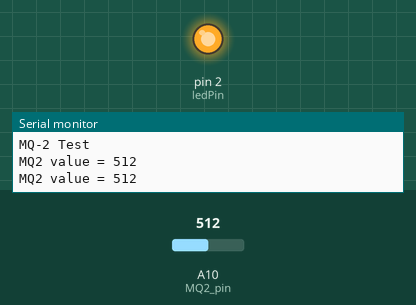
This program was run on a simulated Arduino Mega 2560, built with avr-gcc and run on an emulated ATmega2560. Parts: output pins drawn as LEDs (lit = HIGH), the last lines printed to the serial monitor. The test bench sets the inputs (shaded band); at power-on: A10 (MQ2_pin) = 512.

Above: at 1.8 s.
1.9 s: A10 (MQ2_pin) set to 315
3.4 s: A10 (MQ2_pin) set to 286
At 5.2 s:
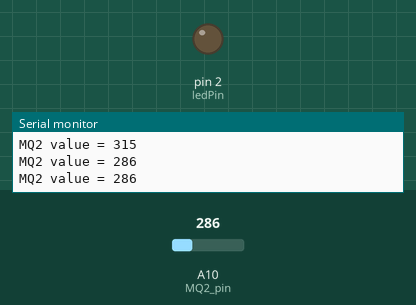
5.5 s: A10 (MQ2_pin) set to 306
At 6.9 s:
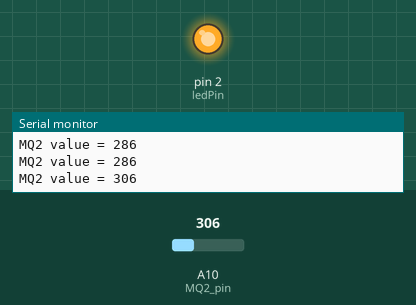
7.5 s: A10 (MQ2_pin) set to 290
At 8.5 s:
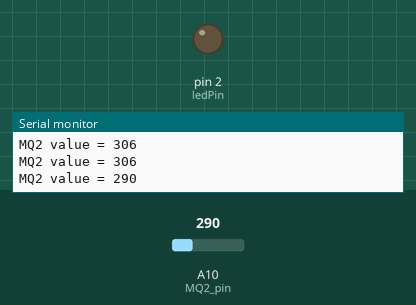
Timing chart, 0 to 10.5 s (numbered marks = the images above; inputs shaded):
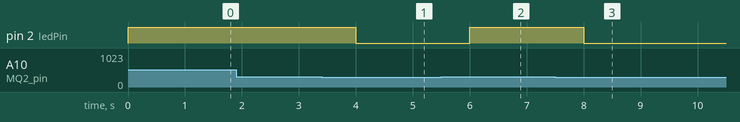

Measured:
- the behaviour switches between 300 and 299 on A10 (MQ2_pin) (found by bisection; images 0 and 1)
- after the input at 3.4 s, pin 2 (ledPin): HIGH → LOW after 0.60 s
- after the input at 5.5 s, pin 2 (ledPin): LOW → HIGH after 0.50 s
- after the input at 7.5 s, pin 2 (ledPin): HIGH → LOW after 0.50 s

The program:

main.cpp
```cpp
#include <Arduino.h>

const int MQ2_pin = A10; // Пин для датчика MQ-2
const int ledPin = 2;      // Пин для светодиода
int MQ2_Value = 0;        // Переменная для сохранения значения, поступающего с датчика
int threshold_MQ2_Value = 300;   // Пороговое значение для срабатывание датчика

void setup()
{
    Serial.begin(9600);          // Инициализация последовательного соединения и задание скорости передачи данных в бит/с(бод)
    pinMode(ledPin, OUTPUT);     // Установка режима работы пина светодиода на выход
    Serial.println("MQ-2 Test"); // Посылаем текст в монитор порта, чтобы следить за выполнением программы
}

void loop()
{
    MQ2_Value = analogRead(MQ2_pin); // Считывание значения с датчика
    if (MQ2_Value >= threshold_MQ2_Value)     // При превышение порогового значения - загорается светодиод
    {
        digitalWrite(ledPin, HIGH); // Включение светодиода
    }
    else
    {
        digitalWrite(ledPin, LOW); // Выключение светодиода
    }
    // Транслирование, отслеживаемых значений, в монитор порта
    Serial.print("MQ2 value = ");
    Serial.println(MQ2_Value);
    delay(1000); // Задержка 1с
}
```
